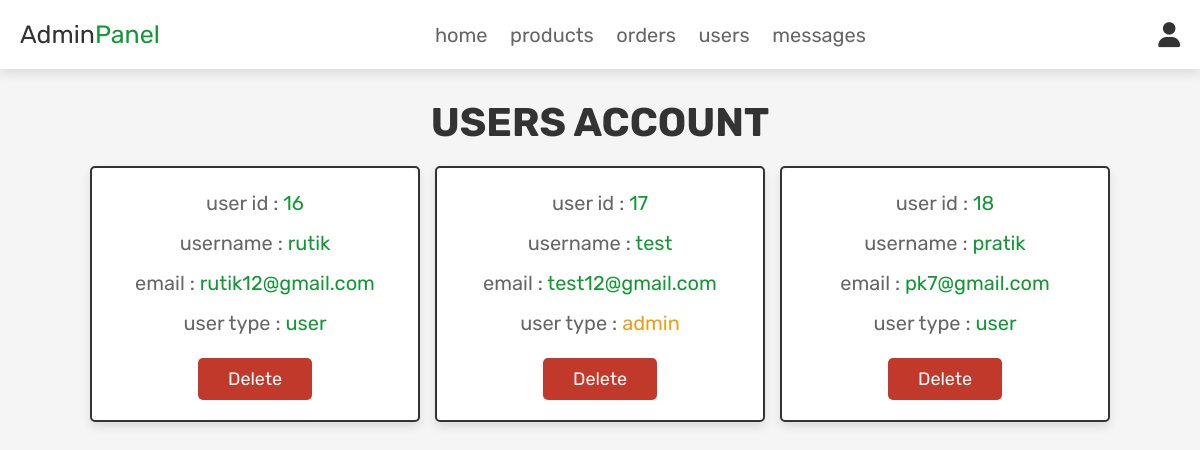
The page /admin_users.php (signed in) on the database its author committed.
### tables this page shows
CREATE TABLE `users` (
  `id` int(100) NOT NULL,
  `name` varchar(100) NOT NULL,
  `email` varchar(100) NOT NULL,
  `password` varchar(100) NOT NULL,
  `user_type` varchar(20) NOT NULL DEFAULT 'user'
);

### admin_users.php (the view, shortened to what this page needs)
<?php
@include 'config.php';
?>
<!DOCTYPE html>
<html lang="en">
<head>
   <link rel="stylesheet" href="https://cdnjs.cloudflare.com/ajax/libs/font-awesome/6.0.0/css/all.min.css">
   <link rel="stylesheet" href="css/admin_style.css">
</head>
<body>
<?php @include 'admin_header.php'; ?>
<section class="users">
   <h1 class="title">users account</h1>
   <div class="box-container">
      <?php
         $select_users = mysqli_query($conn, "SELECT * FROM `users`") or die('query failed');
         if(mysqli_num_rows($select_users) > 0){
            while($fetch_users = mysqli_fetch_assoc($select_users)){
      ?>
      <div class="box">
         <p>user id : <span><?php echo $fetch_users['id']; ?></span></p>
         <p>username : <span><?php echo $fetch_users['name']; ?></span></p>
         <p>email : <span><?php echo $fetch_users['email']; ?></span></p>
         <p>user type : <span style="color:<?php if($fetch_users['user_type'] == 'admin'){ echo 'var(--orange)'; }; ?>"><?php echo $fetch_users['user_type']; ?></span></p>
         <a href="admin_users.php?delete=<?php echo $fetch_users['id']; ?>" onclick="return confirm('delete this user?');" class="delete-btn">delete</a>
      </div>
      <?php
         }
      }
      ?>
   </div>
</section>
</body>
</html>

### css/admin_style.css (style rules this page uses)
:root { --pink:#129833; --red:#c0392b; --orange:#f39c12; --black:#333; --white:#fff; --light-color:#666; --light-white:#ccc; --light-bg:#f5f5f5; --border:.2rem solid var(--black); --box-shadow:0 .5rem 1rem rgba(0,0,0,.1); }
* { font-family: 'Rubik', sans-serif; margin:0; padding:0; box-sizing: border-box; outline: none; border:none; text-decoration: none; transition:all .2s linear; }
html { font-size: 62.5%; overflow-x: hidden; scroll-behavior: smooth; scroll-padding-top: 6.5rem; }
body { background: var(--light-bg); }
section { padding:3rem 2rem; }
.title { text-align: center; margin-bottom: 2rem; color:var(--black); text-transform: uppercase; font-size: 4rem; }
.btn, .delete-btn, .option-btn { display: inline-block; border-radius: .5rem; margin-top: 1rem; font-size: 1.8rem; color:var(--white); cursor: pointer; padding:1rem 3rem; text-transform: capitalize; }
.delete-btn { background-color: var(--red); }
.users .box-container { display: grid; grid-template-columns: repeat(auto-fit, 33rem); gap:1.5rem; align-items: flex-start; max-width: 1200px; margin: 0 auto; justify-content: center; }
.users .box-container .box { padding:2rem; border:var(--border); background-color: var(--white); box-shadow: var(--box-shadow); border-radius: .5rem; text-align: center; }
.users .box-container .box p { font-size: 2rem; color:var(--light-color); margin-bottom: 1rem; line-height: 1.5; }
.users .box-container .box p span { color:var(--pink); }
.users .box-container .box .delete-btn { margin-top: .5; }

### rows shown on the page
users: id "16", name "rutik", email "rutik12@gmail.com", user_type "user"
users: id "17", name "test", email "test12@gmail.com", user_type "admin"
users: id "18", name "pratik", email "pk7@gmail.com", user_type "user"
